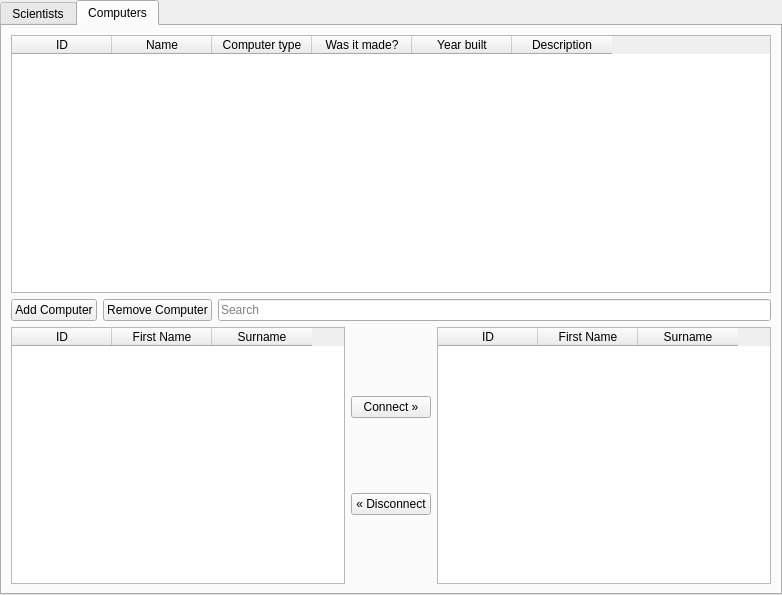
<?xml version="1.0" encoding="UTF-8"?>
<ui version="4.0">
 <class>MainWindow</class>
 <widget class="QMainWindow" name="MainWindow">
  <property name="geometry">
   <rect>
    <x>0</x>
    <y>0</y>
    <width>782</width>
    <height>595</height>
   </rect>
  </property>
  <property name="windowTitle">
   <string>MainWindow</string>
  </property>
  <widget class="QWidget" name="centralwidget">
   <layout class="QGridLayout" name="gridLayout_2">
    <property name="leftMargin">
     <number>0</number>
    </property>
    <property name="topMargin">
     <number>0</number>
    </property>
    <property name="rightMargin">
     <number>0</number>
    </property>
    <property name="bottomMargin">
     <number>0</number>
    </property>
    <item row="0" column="0">
     <widget class="QTabWidget" name="tabWidget">
      <property name="currentIndex">
       <number>1</number>
      </property>
      <widget class="QWidget" name="sciTab">
       <attribute name="title">
        <string>Scientists</string>
       </attribute>
       <layout class="QVBoxLayout" name="verticalLayout_2">
        <item>
         <widget class="QTableWidget" name="scientistTable">
          <column>
           <property name="text">
            <string>ID</string>
           </property>
          </column>
          <column>
           <property name="text">
            <string>First name</string>
           </property>
          </column>
          <column>
           <property name="text">
            <string>Surname</string>
           </property>
          </column>
          <column>
           <property name="text">
            <string>Gender</string>
           </property>
          </column>
          <column>
           <property name="text">
            <string>Date of birth</string>
           </property>
          </column>
          <column>
           <property name="text">
            <string>Date of death</string>
           </property>
          </column>
          <column>
           <property name="text">
            <string>Description</string>
           </property>
          </column>
         </widget>
        </item>
        <item>
         <layout class="QHBoxLayout" name="horizontalLayout">
          <item>
           <widget class="QPushButton" name="addScientist">
            <property name="text">
             <string>Add Scientist</string>
            </property>
           </widget>
          </item>
          <item>
           <widget class="QPushButton" name="removeScientist">
            <property name="text">
             <string>Remove Scientist</string>
            </property>
           </widget>
          </item>
          <item>
           <widget class="QLineEdit" name="searchScientist">
            <property name="readOnly">
             <bool>false</bool>
            </property>
            <property name="placeholderText">
             <string>Search</string>
            </property>
           </widget>
          </item>
         </layout>
        </item>
        <item>
         <layout class="QHBoxLayout" name="horizontalLayout_4">
          <item>
           <widget class="QTableWidget" name="disconnectedComputers">
            <column>
             <property name="text">
              <string>ID</string>
             </property>
            </column>
            <column>
             <property name="text">
              <string>Computer Name</string>
             </property>
            </column>
           </widget>
          </item>
          <item>
           <layout class="QVBoxLayout" name="verticalLayout_4">
            <item>
             <widget class="QPushButton" name="connectToComputer">
              <property name="text">
               <string>Connect »</string>
              </property>
             </widget>
            </item>
            <item>
             <widget class="QPushButton" name="disconnectComputer">
              <property name="text">
               <string>« Disconnect</string>
              </property>
             </widget>
            </item>
           </layout>
          </item>
          <item>
           <widget class="QTableWidget" name="connectedComputers">
            <column>
             <property name="text">
              <string>ID</string>
             </property>
            </column>
            <column>
             <property name="text">
              <string>Computer Name</string>
             </property>
            </column>
           </widget>
          </item>
         </layout>
        </item>
       </layout>
      </widget>
      <widget class="QWidget" name="compTab">
       <attribute name="title">
        <string>Computers</string>
       </attribute>
       <layout class="QVBoxLayout" name="verticalLayout_3">
        <item>
         <widget class="QTableWidget" name="computerTable">
          <column>
           <property name="text">
            <string>ID</string>
           </property>
          </column>
          <column>
           <property name="text">
            <string>Name</string>
           </property>
          </column>
          <column>
           <property name="text">
            <string>Computer type</string>
           </property>
          </column>
          <column>
           <property name="text">
            <string>Was it made?</string>
           </property>
          </column>
          <column>
           <property name="text">
            <string>Year built</string>
           </property>
          </column>
          <column>
           <property name="text">
            <string>Description</string>
           </property>
          </column>
         </widget>
        </item>
        <item>
         <layout class="QHBoxLayout" name="horizontalLayout_2">
          <item>
           <widget class="QPushButton" name="AddComputer">
            <property name="text">
             <string>Add Computer</string>
            </property>
           </widget>
          </item>
          <item>
           <widget class="QPushButton" name="RemoveComputer">
            <property name="text">
             <string>Remove Computer</string>
            </property>
           </widget>
          </item>
          <item>
           <widget class="QLineEdit" name="lineEdit_2">
            <property name="placeholderText">
             <string>Search</string>
            </property>
           </widget>
          </item>
         </layout>
        </item>
        <item>
         <layout class="QHBoxLayout" name="horizontalLayout_3">
          <item>
           <widget class="QTableWidget" name="disconnectedScientists">
            <column>
             <property name="text">
              <string>ID</string>
             </property>
            </column>
            <column>
             <property name="text">
              <string>First Name</string>
             </property>
            </column>
            <column>
             <property name="text">
              <string>Surname</string>
             </property>
            </column>
           </widget>
          </item>
          <item>
           <layout class="QVBoxLayout" name="verticalLayout">
            <item>
             <widget class="QPushButton" name="connectScientist">
              <property name="text">
               <string>Connect »</string>
              </property>
             </widget>
            </item>
            <item>
             <widget class="QPushButton" name="disconnectScientist">
              <property name="text">
               <string>« Disconnect</string>
              </property>
             </widget>
            </item>
           </layout>
          </item>
          <item>
           <widget class="QTableWidget" name="connectedScientists">
            <column>
             <property name="text">
              <string>ID</string>
             </property>
            </column>
            <column>
             <property name="text">
              <string>First Name</string>
             </property>
            </column>
            <column>
             <property name="text">
              <string>Surname</string>
             </property>
            </column>
           </widget>
          </item>
         </layout>
        </item>
       </layout>
      </widget>
     </widget>
    </item>
   </layout>
  </widget>
 </widget>
 <resources/>
 <connections/>
</ui>
